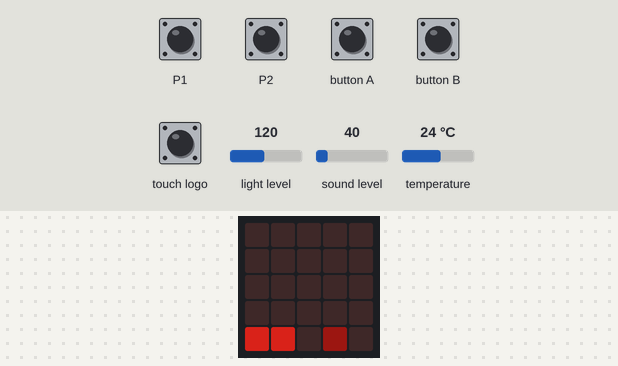
A program run on a simulated BBC micro:bit running MicroPython. On the bench: the board's 5×5 LED display. The test bench sets the inputs (shaded band); at power-on: light level 120, sound level 40, temperature 24 °C. Dim RGB values are drawn brighter than linear; what the program prints to the serial console is not drawn.

Above: at 1.2 s.
1.3 s: light level set to 250
At 2.4 s:
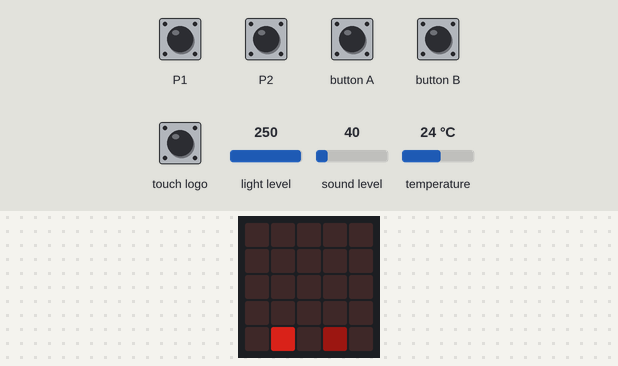
2.8 s: touch pin P1 pressed for 0.15 s
At 2.93 s:
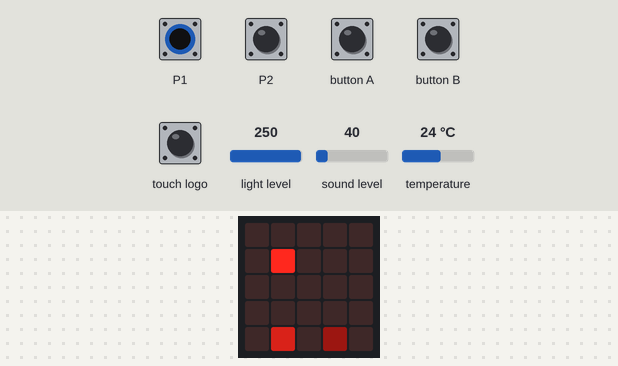
4.4 s: touch pin P2 pressed for 0.15 s
At 4.52 s:
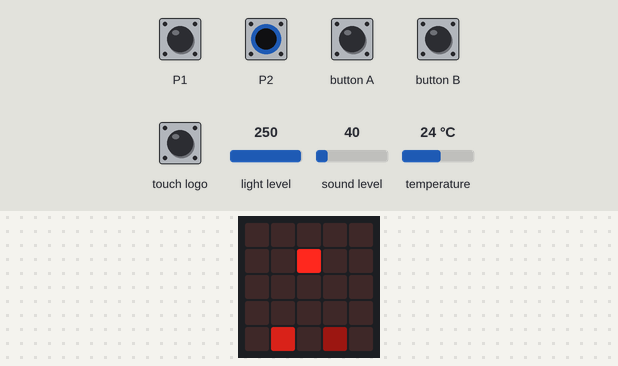
6.1 s: button A pressed for 0.15 s
At 6.21 s:
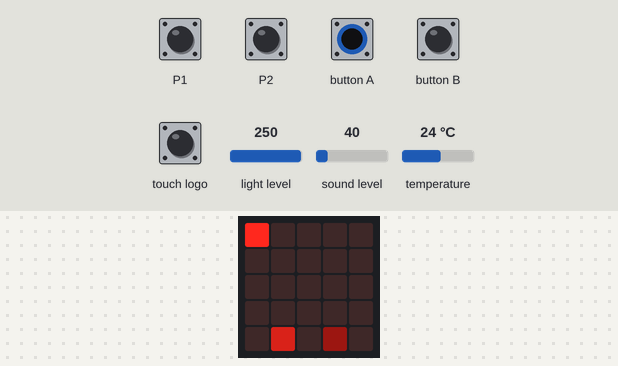
7.7 s: button B pressed for 0.15 s
At 7.81 s:
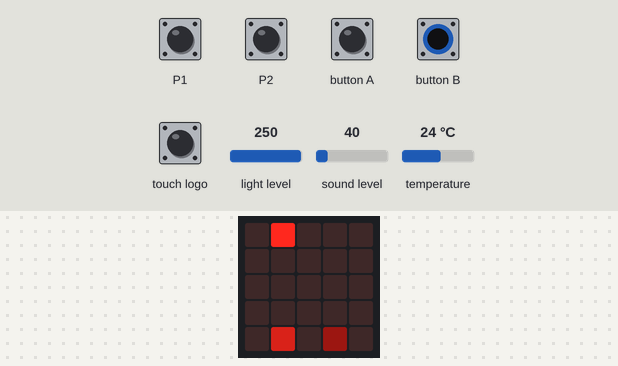
9.4 s: touch logo pressed for 0.15 s
At 9.5 s:
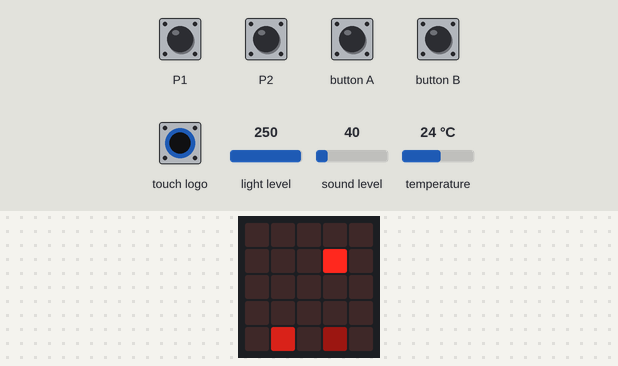
Timing chart, 0 to 12.0 s (numbered marks = the images above; inputs shaded):
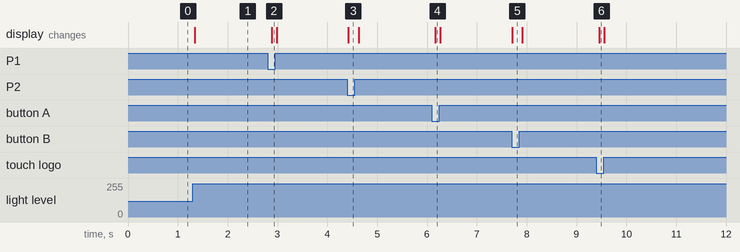

The program:

ExportMicroBitBasicToComInteger.py
```python
# Source: https://github.com/EloiStree/2024_11_31_ReadHardwareToIndexInteger
# Where to execute: https://python.microbit.org/v/3/reference

from microbit import *

int_press_count =0
bool_a_pressing =False
bool_b_pressing =False
bool_touch_logo_pressing =False
bool_touch_0_pressing =False
bool_touch_1_pressing =False
bool_touch_2_pressing =False

bool_use_UART =True

if bool_use_UART:
    #https://python.microbit.org/v/3/api/microbit.uart
    uart.init(baudrate=9600, bits=8, parity=None, stop=1, tx=None, rx=None)


while True:

    bool_a_pressing = button_a.is_pressed()
    bool_b_pressing = button_b.is_pressed()
    bool_touch_logo_pressing = pin_logo.is_touched()
    bool_touch_0_pressing = pin0.is_touched()
    bool_touch_1_pressing = pin1.is_touched()
    bool_touch_2_pressing = pin2.is_touched()

    byte_light_level_255 = display.read_light_level()
    byte_light_level_9 = round(9.0-(byte_light_level_255/255.0)*9.0)
    if(byte_light_level_9>9):
        byte_light_level_9=9
    if(byte_light_level_9<0):
        byte_light_level_9=0
    # https://python.microbit.org/v/3/reference/light-level
    display.set_pixel(0,4,int(byte_light_level_9))

    byte_temperature_level_55 = temperature()
    byte_temperature_level_9 = round(((byte_temperature_level_55+5)/55)*9.0)
    if(byte_temperature_level_9>9):
        byte_temperature_level_9=9
    if(byte_temperature_level_9<0):
        byte_temperature_level_9=0
    # https://python.microbit.org/v/3/reference/temperature
    display.set_pixel(1,4,byte_temperature_level_9)

    #int_compass_360 = compass.heading()
    #byte_compass_9 =(int_compass_360/360.0)*9.0
    # https://python.microbit.org/v/3/reference/compass
    # Need a manual setup for tilt
    #display.set_pixel(2,4,int(byte_compass_9))

    int_microphone_255 = microphone.sound_level()
    byte_microphone_9 = round((int_microphone_255/255.0)*9.0)
    if(byte_microphone_9>9):
        byte_microphone_9=9
    if(byte_microphone_9<0):
        byte_microphone_9=0
    #https://python.microbit.org/v/3/reference/microphone
    display.set_pixel(3,4,byte_microphone_9)

    byte_button_a= 0
    if bool_a_pressing:
        byte_button_a=9

    byte_button_b= 0
    if bool_b_pressing:
        byte_button_b=9

    byte_touch_0_pressing_9 = 0
    if bool_touch_0_pressing :
        byte_touch_0_pressing_9=9

    byte_touch_1_pressing_9 = 0
    if bool_touch_1_pressing :
        byte_touch_1_pressing_9=9

    byte_touch_2_pressing_9 = 0
    if bool_touch_2_pressing :
        byte_touch_2_pressing_9=9

    byte_touch_logo_pressing_9 = 0
    if bool_touch_logo_pressing :
        byte_touch_logo_pressing_9=9


    display.set_pixel(0,0,byte_button_a)
    display.set_pixel(1,0,byte_button_b)
    display.set_pixel(0,1,byte_touch_0_pressing_9)
    display.set_pixel(1,1,byte_touch_1_pressing_9)
    display.set_pixel(2,1,byte_touch_2_pressing_9)
    display.set_pixel(3,1,byte_touch_logo_pressing_9)


    int_log =1700000000
    int_log+= byte_button_a
    int_log+= byte_button_b * 10
    int_log+= byte_touch_0_pressing_9 * 100
    int_log+= byte_touch_1_pressing_9 * 1000
    int_log+= byte_touch_2_pressing_9 * 10000
    int_log+= byte_touch_logo_pressing_9 * 100000
    int_log+= byte_microphone_9 * 1000000
    int_log+= byte_light_level_9 * 10000000

    if not bool_use_UART:
        print(int_log)
        data = [int_log & 0xFF,         # Least significant byte
                (int_log >> 8) & 0xFF,  # Next byte
                (int_log >> 16) & 0xFF, # Next byte
                (int_log >> 24) & 0xFF] # Most significant byte
        print(data)

    if bool_use_UART:
        # Manually extract bytes in little-endian order
        data = [int_log & 0xFF,         # Least significant byte
                (int_log >> 8) & 0xFF,  # Next byte
                (int_log >> 16) & 0xFF, # Next byte
                (int_log >> 24) & 0xFF] # Most significant byte
        uart.write(bytes([0,0,0,0]))
        uart.write(bytes(data))
    sleep(100)
    #sleep(1000)
```

Measured:
- after the input at 1.3 s, the display: changes at once (image 1)
- after the input at 2.8 s, the display: changes after 0.08 s (image 2)
- after the input at 4.4 s, the display: changes at once (image 3)
- after the input at 6.1 s, the display: changes after 0.07 s (image 4)
- after the input at 7.7 s, the display: changes at once (image 5)
- after the input at 9.4 s, the display: changes after 0.06 s (image 6)
